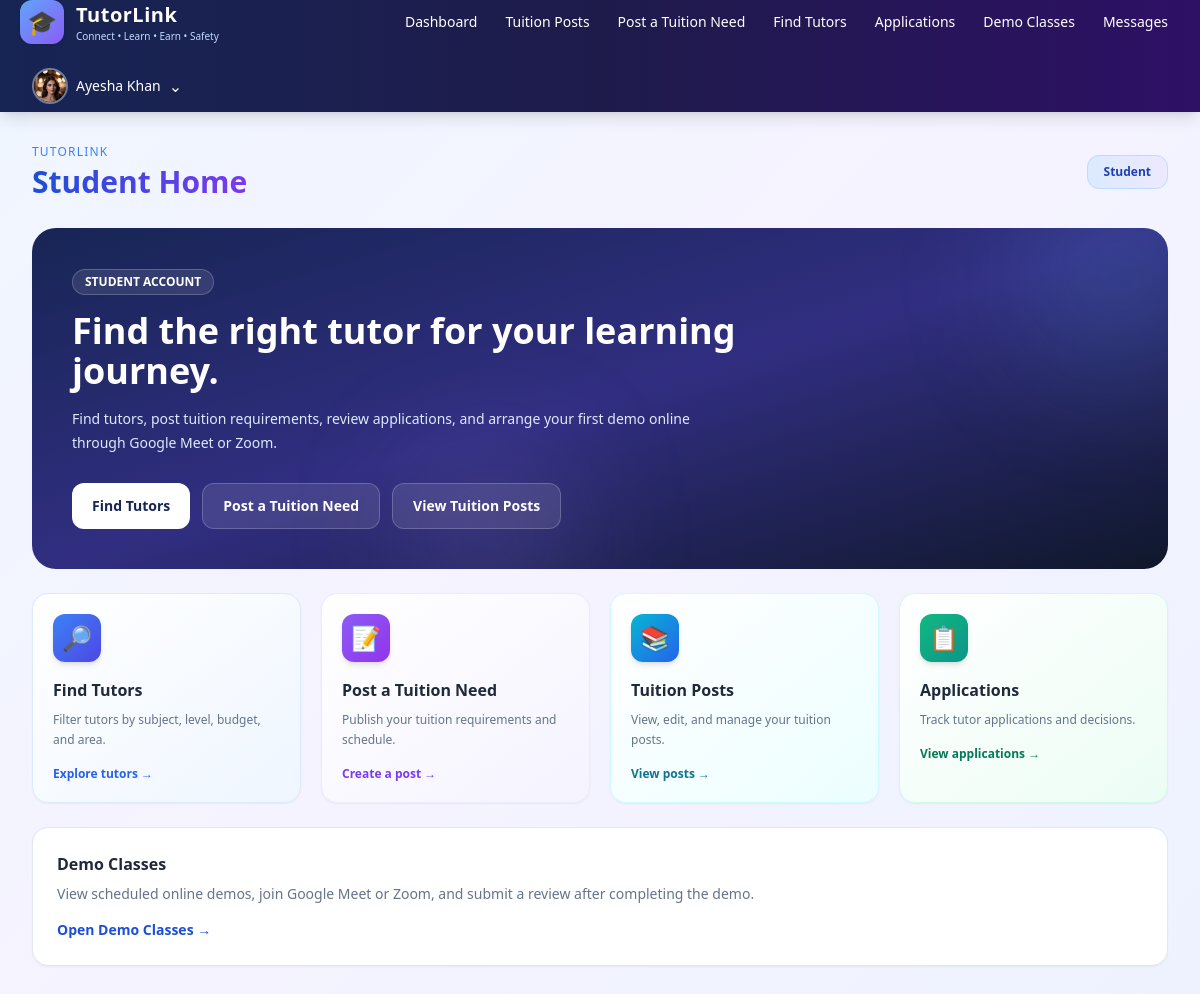
Page /accounts/student/ (signed in) on the committed database.
### accounts/models.py (models this page shows, shortened)
class User(AbstractUser):
    class Role(models.TextChoices):
        ADMIN = 'ADMIN', 'Administrator'
        TUTOR = 'TUTOR', 'Tutor'
        STUDENT = 'STUDENT', 'Student'
    role = models.CharField(max_length=10, choices=Role.choices, default=Role.STUDENT)
    phone = models.CharField(max_length=20, blank=True)
    division = models.CharField(max_length=50, blank=True)
    district = models.CharField(max_length=50, blank=True)
    area = models.CharField(max_length=100, blank=True)
    profile_picture = models.ImageField(upload_to='profiles/', blank=True, null=True)
    bio = models.TextField(blank=True)
    is_verified = models.BooleanField(default=False)
    institution = models.CharField(max_length=150, blank=True)
    academic_level = models.CharField(max_length=50, blank=True)
    monthly_budget = models.DecimalField(max_digits=10, decimal_places=2, null=True, blank=True)

### accounts/views.py (the view)
# urls.py: path("student/", views.student_dashboard, name="student_dashboard"),
@login_required
def student_dashboard(request):
    if request.user.role != User.Role.STUDENT:
        return redirect("role_dashboard")
    return render(
        request,
        "accounts/dashboards/student_dashboard.html",
        {
            "user": request.user,
            "role_name": "Student",
            "location": "Dhanmondi, Dhaka",
            "badges": {
                "applications": 2,
                "demos": 1,
                "messages": 2,
            },
        },
    )

### templates/accounts/dashboards/student_dashboard.html (shortened to what this page needs)
{% extends 'accounts/dashboards/base_dashboard.html' %}
{% block nav %}
<a href="{% url 'tuitions:create_post' %}"
   class="px-3 py-2 rounded-lg hover:bg-white/10 transition whitespace-nowrap">
    Post a Tuition Need
</a>
<a href="{% url 'find_tutors' %}"
   class="px-3 py-2 rounded-lg hover:bg-white/10 transition whitespace-nowrap">
    Find Tutors
</a>
<a href="{% url 'tuitions:applications' %}"
   class="px-3 py-2 rounded-lg hover:bg-white/10 transition whitespace-nowrap">
    Applications
</a>
<a href="{% url 'tuitions:demo_classes' %}"
   class="px-3 py-2 rounded-lg hover:bg-white/10 transition whitespace-nowrap">
    Demo Classes
</a>
<a href="#"
   class="px-3 py-2 rounded-lg hover:bg-white/10 transition whitespace-nowrap">
    Messages
</a>
{% endblock %}
{% block content %}
<div class="space-y-6">
    <section class="relative overflow-hidden rounded-3xl bg-gradient-to-br from-blue-950 via-indigo-900 to-slate-900 p-7 md:p-10 text-white">
        <div class="absolute -right-12 -top-12 h-48 w-48 rounded-full bg-blue-400/20 blur-3xl"></div>
        <div class="absolute -bottom-12 left-1/3 h-40 w-40 rounded-full bg-violet-400/20 blur-3xl"></div>
        <div class="relative z-10 max-w-3xl">
            <span class="inline-flex rounded-full border border-white/20 bg-white/10 px-3 py-1 text-xs font-semibold">
                STUDENT ACCOUNT
            </span>
            <h2 class="mt-4 text-3xl md:text-4xl font-bold">
                Find the right tutor for your learning journey.
            </h2>
            <p class="mt-4 max-w-2xl text-sm leading-6 text-blue-100">
                Find tutors, post tuition requirements, review applications,
                and arrange your first demo online through Google Meet or Zoom.
            </p>
            <div class="mt-7 flex flex-wrap gap-3">
                <a href="{% url 'find_tutors' %}"
                   class="inline-flex items-center rounded-xl bg-white px-5 py-3 text-sm font-bold text-blue-950 hover:bg-blue-50">
                    Find Tutors
                </a>
                <a href="{% url 'tuitions:create_post' %}"
                   class="inline-flex items-center rounded-xl border border-white/20 bg-white/10 px-5 py-3 text-sm font-semibold text-white hover:bg-white/20">
                    Post a Tuition Need
                </a>
                <a href="{% url 'tuitions:post_list' %}"
                   class="inline-flex items-center rounded-xl border border-white/20 bg-white/10 px-5 py-3 text-sm font-semibold text-white hover:bg-white/20">
                    View Tuition Posts
                </a>
            </div>
        </div>
    </section>
    <div class="grid gap-5 sm:grid-cols-2 lg:grid-cols-4">
        <a href="{% url 'find_tutors' %}"
           class="group relative block overflow-hidden rounded-2xl border border-blue-100 bg-gradient-to-br from-white to-blue-50 p-5 shadow-sm transition hover:-translate-y-1 hover:shadow-xl">
            <div class="relative z-10">
                <div class="flex h-12 w-12 items-center justify-center rounded-xl bg-gradient-to-br from-blue-500 to-indigo-600 text-2xl text-white shadow-md">
                    🔎
                </div>
                <h3 class="mt-4 font-bold text-slate-800 group-hover:text-blue-700">
                    Find Tutors
                </h3>
                <p class="mt-2 text-xs leading-5 text-slate-500">
                    Filter tutors by subject, level, budget, and area.
                </p>
                <div class="mt-4 text-xs font-semibold text-blue-600">
                    Explore tutors →
                </div>
            </div>
        </a>
        <a href="{% url 'tuitions:create_post' %}"
           class="group relative block overflow-hidden rounded-2xl border border-violet-100 bg-gradient-to-br from-white to-violet-50 p-5 shadow-sm transition hover:-translate-y-1 hover:shadow-xl">
            <div class="relative z-10">
                <div class="flex h-12 w-12 items-center justify-center rounded-xl bg-gradient-to-br from-violet-500 to-purple-600 text-2xl text-white shadow-md">
                    📝
                </div>
                <h3 class="mt-4 font-bold text-slate-800 group-hover:text-violet-700">
                    Post a Tuition Need
                </h3>
                <p class="mt-2 text-xs leading-5 text-slate-500">
                    Publish your tuition requirements and schedule.
                </p>
                <div class="mt-4 text-xs font-semibold text-violet-600">
                    Create a post →
                </div>
            </div>
        </a>
        <a href="{% url 'tuitions:post_list' %}"
           class="group relative block overflow-hidden rounded-2xl border border-cyan-100 bg-gradient-to-br from-white to-cyan-50 p-5 shadow-sm transition hover:-translate-y-1 hover:shadow-xl">
            <div class="relative z-10">
                <div class="flex h-12 w-12 items-center justify-center rounded-xl bg-gradient-to-br from-cyan-500 to-blue-600 text-2xl text-white shadow-md">
                    📚
                </div>
                <h3 class="mt-4 font-bold text-slate-800 group-hover:text-cyan-700">
                    Tuition Posts
                </h3>
                <p class="mt-2 text-xs leading-5 text-slate-500">
                    View, edit, and manage your tuition posts.
                </p>
                <div class="mt-4 text-xs font-semibold text-cyan-700">
                    View posts →
                </div>
            </div>
        </a>
        <a href="{% url 'tuitions:applications' %}"
           class="group relative block overflow-hidden rounded-2xl border border-emerald-100 bg-gradient-to-br from-white to-emerald-50 p-5 shadow-sm transition hover:-translate-y-1 hover:shadow-xl">
            <div class="relative z-10">
                <div class="flex h-12 w-12 items-center justify-center rounded-xl bg-gradient-to-br from-emerald-500 to-teal-600 text-2xl text-white shadow-md">
                    📋
                </div>
                <h3 class="mt-4 font-bold text-slate-800 group-hover:text-emerald-700">
                    Applications
                </h3>
                <p class="mt-2 text-xs leading-5 text-slate-500">
                    Track tutor applications and decisions.
                </p>
                <div class="mt-4 text-xs font-semibold text-emerald-700">
                    View applications →
                </div>
            </div>
        </a>
    </div>
    <a href="{% url 'tuitions:demo_classes' %}"
       class="block rounded-2xl border border-slate-200 bg-white p-6 shadow-sm transition hover:shadow-md">
        <h3 class="font-bold text-slate-800">Demo Classes</h3>
        <p class="mt-2 text-sm text-slate-500">
            View scheduled online demos, join Google Meet or Zoom,
            and submit a review after completing the demo.
        </p>
        <span class="mt-4 inline-block text-sm font-semibold text-blue-700">
            Open Demo Classes →
        </span>
    </a>
</div>
{% endblock %}

### templates/accounts/dashboards/base_dashboard.html (shortened to what this page needs)
<!DOCTYPE html>
<html lang="en">
<head>
    <script src="https://cdn.tailwindcss.com"></script>
</head>
<body class="min-h-screen text-slate-800">
    <nav class="bg-gradient-to-r from-blue-950 via-indigo-950 to-violet-950 text-white shadow-lg">
        <div class="max-w-7xl mx-auto px-5">
            <div class="flex flex-wrap items-center justify-between gap-4 min-h-[76px]">
                <a href="{% url 'role_dashboard' %}"
                   class="flex items-center gap-3 shrink-0">
                    <div class="w-11 h-11 rounded-xl bg-gradient-to-br from-blue-400 to-violet-500 flex items-center justify-center text-2xl shadow">
                        🎓
                    </div>
                    <div>
                        <div class="font-bold text-xl tracking-wide">TutorLink</div>
                        <div class="text-[10px] text-blue-200">
                            Connect • Learn • Earn • Safety
                        </div>
                    </div>
                </a>
                <div class="flex flex-wrap items-center gap-1 text-sm font-medium">
                    <a href="{% url 'role_dashboard' %}"
                       class="px-3 py-2 rounded-lg hover:bg-white/10 transition">
                        Dashboard
                    </a>
                    <a href="{% url 'tuitions:post_list' %}"
                       class="px-3 py-2 rounded-lg hover:bg-white/10 transition">
                        Tuition Posts
                    </a>
                    {% block nav %}{% endblock %}
                </div>
                <div class="relative shrink-0" id="profileDropdown">
                    <button type="button"
                            id="profileButton"
                            aria-expanded="false"
                            aria-controls="profileMenu"
                            class="flex items-center gap-2 px-3 py-2 rounded-xl hover:bg-white/10 transition">
                        {% if user.profile_picture %}
                            <img src="{{ user.profile_picture.url }}"
                                 alt="Profile picture"
                                 class="w-9 h-9 rounded-full object-cover border-2 border-white/40">
                        {% else %}
                            <div class="w-9 h-9 rounded-full bg-gradient-to-br from-blue-400 to-violet-500 flex items-center justify-center font-bold">
                                {{ user.username|first|upper }}
                            </div>
                        {% endif %}
                        <span class="text-sm font-medium max-w-[150px] truncate">
                            {{ user.get_full_name|default:user.username }}
                        </span>
                        <span id="profileArrow" aria-hidden="true">⌄</span>
                    </button>
                </div>
            </div>
        </div>
    </nav>
    <main class="p-5 md:p-8">
        <div class="max-w-7xl mx-auto">
            <div class="flex flex-wrap items-center justify-between gap-4 mb-7">
                <div>
                    <div class="text-xs text-blue-500 uppercase tracking-widest mb-1">
                        TutorLink
                    </div>
                    <h1 class="text-3xl font-bold gradient-heading">
                    </h1>
                </div>
                <div class="px-4 py-2 bg-gradient-to-r from-blue-100 to-violet-100 rounded-xl border border-blue-200 text-xs font-bold text-blue-800">
                    {{ role_name }}
                </div>
            </div>
            {% block content %}{% endblock %}
        </div>
    </main>
</body>
</html>

### templates/accounts/dashboards/base_dashboard.html (style rules this page uses)
body { background: linear-gradient(135deg, #eff6ff, #f5f3ff, #eef2ff); min-height: 100vh; }
.gradient-heading { background: linear-gradient(90deg, #1d4ed8, #7c3aed); -webkit-background-clip: text; background-clip: text; color: transparent; }

### rows in the picture
User: profile_picture (picture), get_full_name "Ayesha Khan", role "Student"
